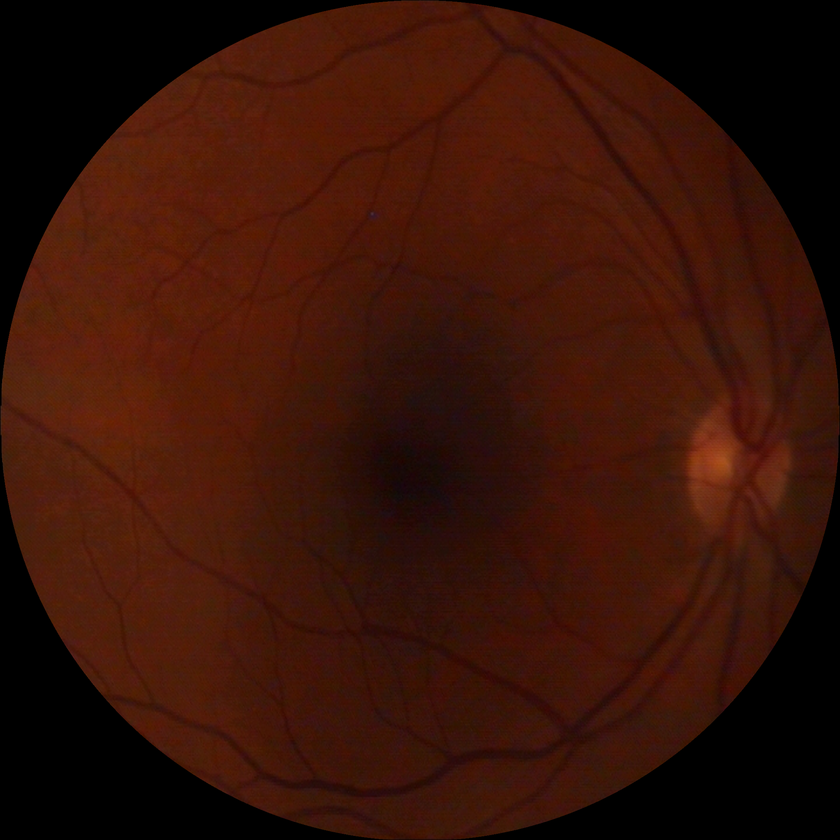
#> input picture data/image_1.png, 840 x 840 px, shrunk from 2048 x 2048 before the run
$ jupyter execute sobel.ipynb   (older library calls are emulated)
#> lines starting #> are read from the running program, lines starting #| are printed output that depends on the picture
[cell 1]
import cv2
import numpy as np
import matplotlib.pyplot as plt

img = cv2.imread("../data/image_1.png")[:, :, ::-1]

plt.imshow(img)

def apply_sobel_filter(image):

    gray = cv2.cvtColor(image, cv2.COLOR_BGR2GRAY)
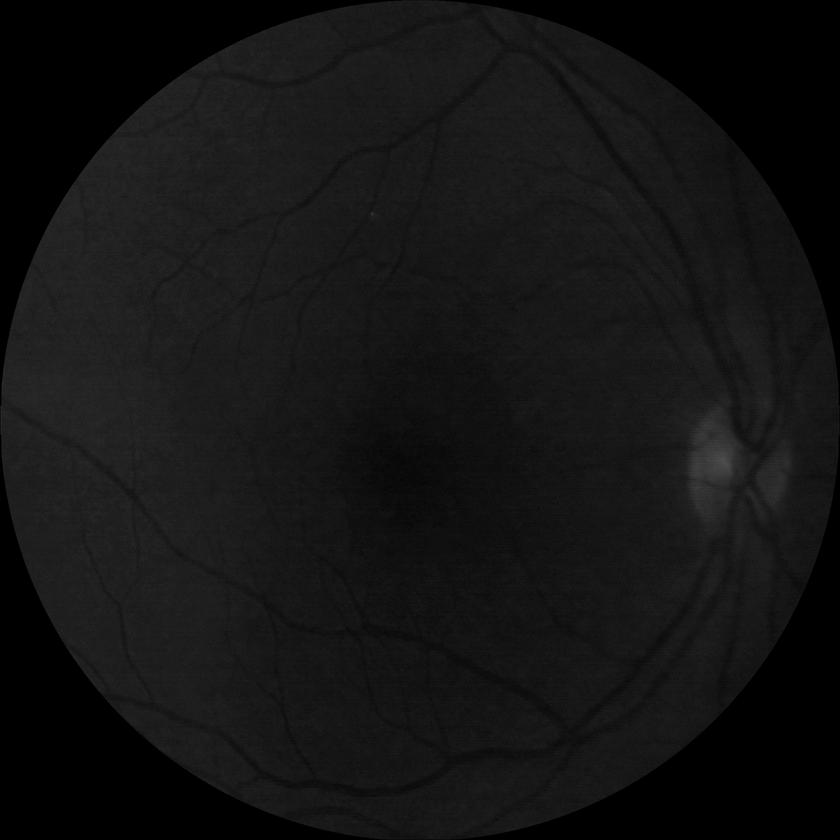
#> gray: shape (840, 840); min 0, max 77, mean 19.4
    sobelx = cv2.Sobel(gray, cv2.CV_64F, 1, 0, ksize=25)
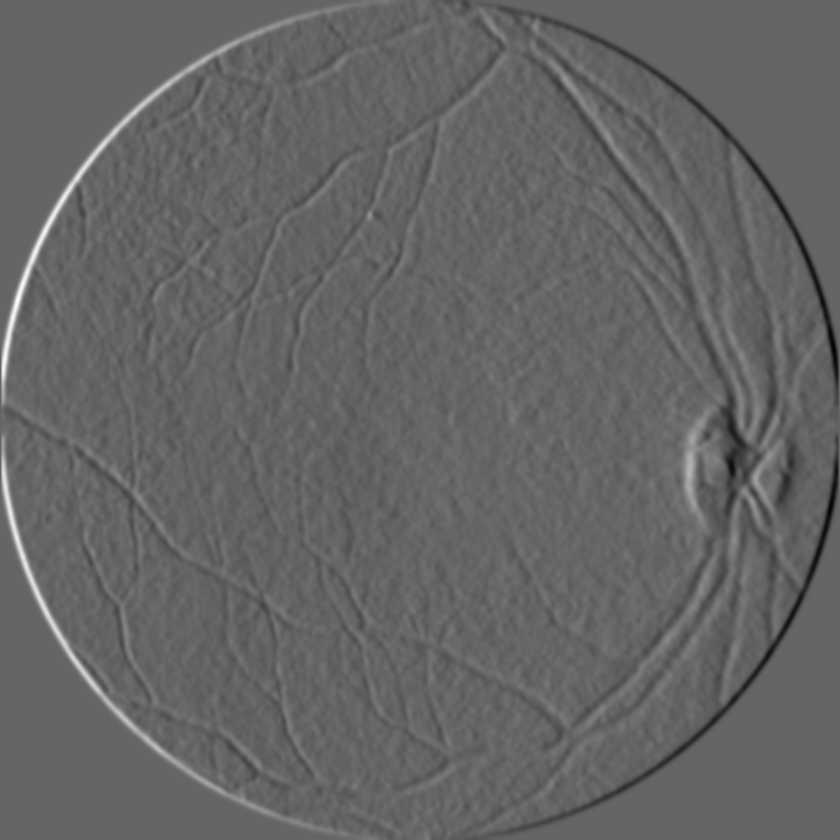
#> sobelx: shape (840, 840) float64; min -5.29e+14, max 8.03e+14, mean -1.78e+11; drawn with min black and max white
    sobely = cv2.Sobel(gray, cv2.CV_64F, 0, 1, ksize=25)
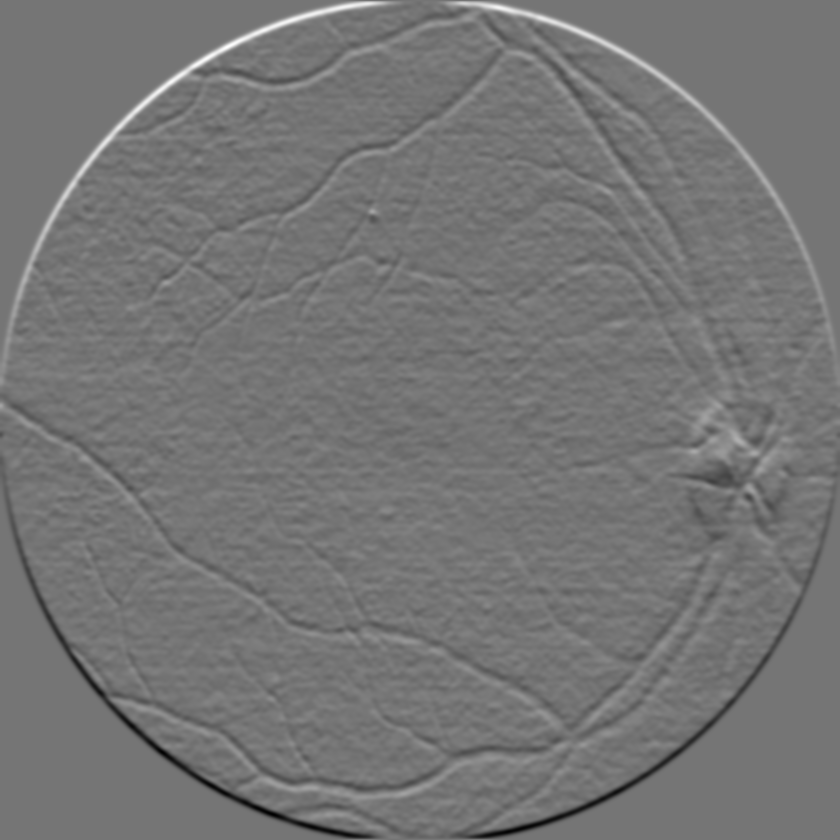
#> sobely: shape (840, 840) float64; min -5.88e+14, max 6.88e+14, mean -5.35e+09; drawn with min black and max white

    return sobelx, sobely

sobelx, sobely = apply_sobel_filter(img)

plt.subplot(1, 2, 1)
plt.imshow(sobelx, cmap='gray')
plt.subplot(1, 2, 2)
plt.imshow(sobely, cmap='gray')
plt.show()
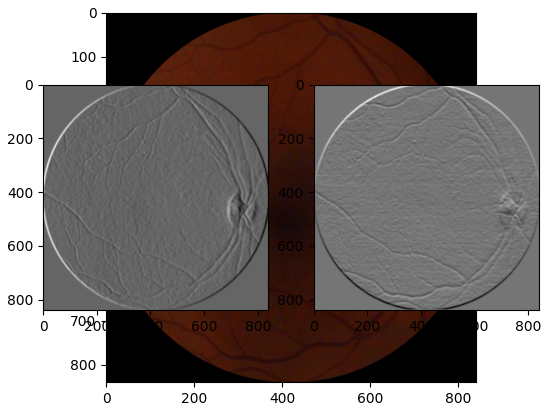
#> figure drawn by matplotlib, 3 panels

plt.imshow(np.sqrt(sobelx**2 + sobely**2), cmap='gray')
plt.show()
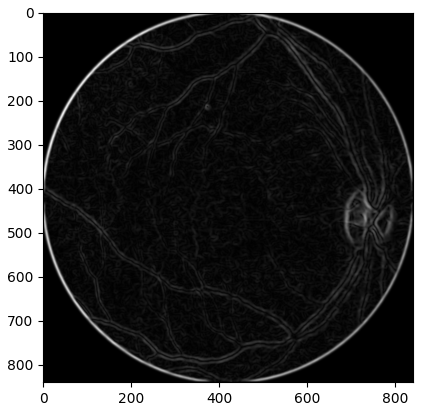
#> figure drawn by matplotlib, 1 panel

$ run again, with data/1-image.png copied over data/image_1.png
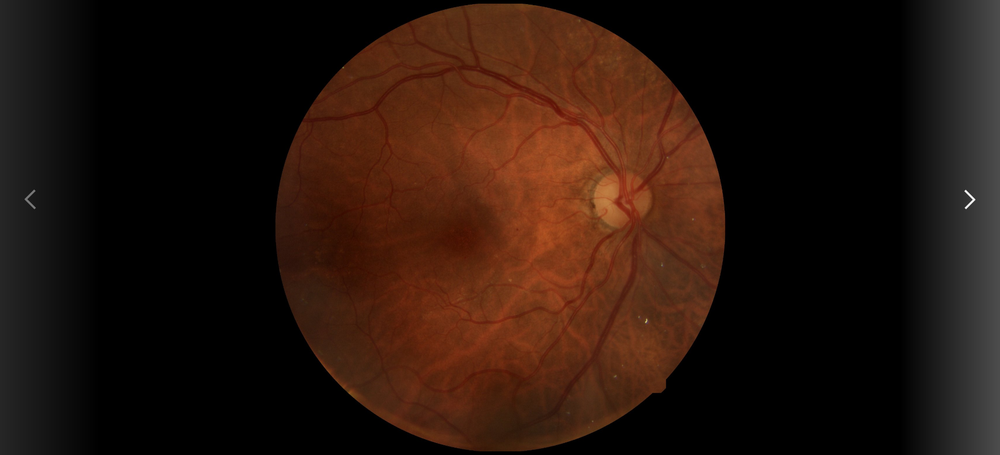
#> input picture data/1-image.png, 1000 x 455 px, shrunk from 1920 x 874 before the run
#> in apply_sobel_filter, `sobely = cv2.Sobel(gray, cv2.CV_64F, 0, 1, ksize=25)`:
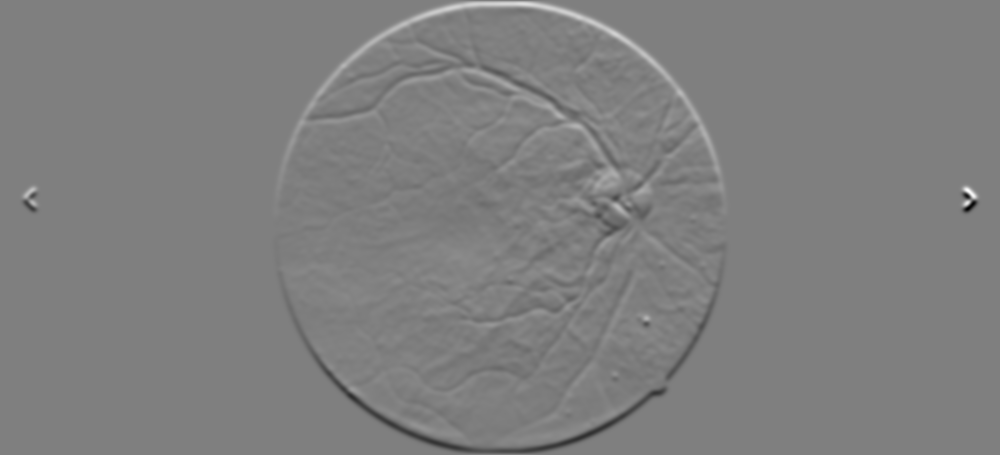
#> sobely: shape (455, 1000) float64; min -1.61e+15, max 1.61e+15, mean -8.79e+10; drawn with min black and max white
#> `plt.show()`:
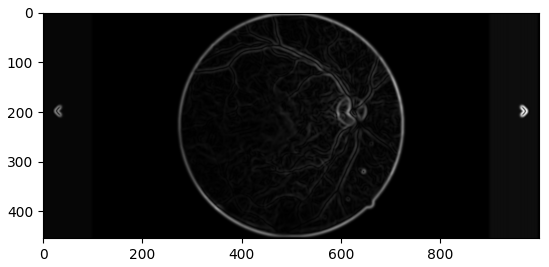
#> figure drawn by matplotlib, 1 panel
